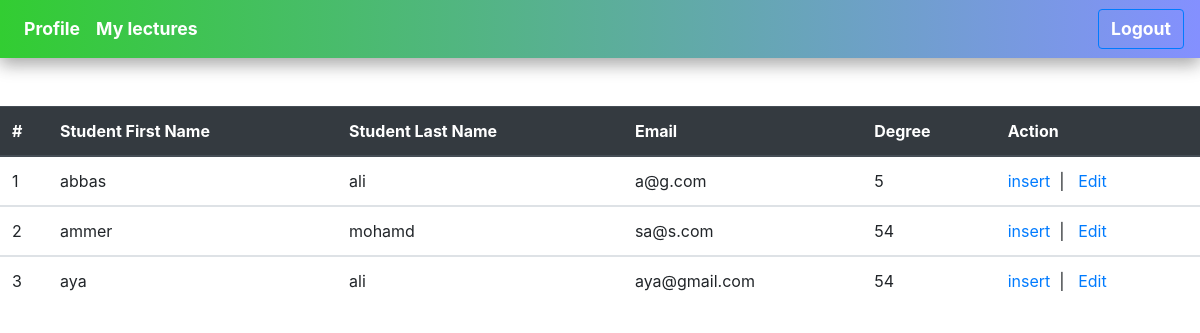
Page /LecTeacher/degrees.php?id=25 (signed in) on the committed database.
### tables this page shows
CREATE TABLE `student` (
  `ID_stu` int(11) NOT NULL,
  `stu_first_name` varchar(20) NOT NULL,
  `stu_last_name` varchar(20) NOT NULL,
  `stu_email` varchar(25) NOT NULL,
  `stu_user_name` varchar(20) NOT NULL,
  `stu_password` varchar(20) NOT NULL,
  `stu_age` date NOT NULL,
  `stu_address` varchar(20) NOT NULL,
  `stu_stage` int(11) NOT NULL,
  `stu_status` tinyint(4) NOT NULL,
  `corse` int(11) NOT NULL,
  `dep_id` int(11) DEFAULT NULL
);

CREATE TABLE `degrees` (
  `ID_deg` int(11) NOT NULL,
  `stu_id` int(11) DEFAULT NULL,
  `lec_lab_id` int(11) DEFAULT NULL,
  `deg_number` int(11) NOT NULL,
  `corse` int(11) NOT NULL
);

### LecTeacher/degrees.php (the view, shortened to what this page needs)
<?php
$host = "localhost";
$user = "root";
$password = "";
$db = "unvdb";
$link = mysqli_connect($host,$user,$password,$db);
$id1 = $_GET['id'];
?>
<!DOCTYPE html>
<html>
<head>
<link rel="stylesheet" href="https://cdnjs.cloudflare.com/ajax/libs/uikit/3.0.3/css/uikit.min.css" />
<link rel="stylesheet" href="https://stackpath.bootstrapcdn.com/bootstrap/4.2.1/css/bootstrap.min.css">
<link rel="stylesheet" href="../css/style3.css" type="text/css" >
</head>
<body>
<nav class="navbar navbar-expand-lg navbar-light bg-light navCol">
  <div class="collapse navbar-collapse " id="navbarNav">
    <ul class="navbar-nav">
    <li class="nav-item">
    <a class="nav-link " id="icol" href="../welcomeTeacher.php">Profile</a>
    </li>
      <li class="nav-item">
      <a class="nav-link " id="icol" href="lecT.php">My lectures</a>
      </li>
    </ul>
  </div>
  <button type="button" class="btn btn-outline-primary "> <a id="icol" href="../logOut.php">Logout</a></button>
</nav>
<?php
if ($_SESSION['email'] == true){
    $sql = "SELECT * FROM `lecture_lab` WHERE ID_lec_lab=$id1" ;
    $result = mysqli_query($link,$sql);
    foreach ($result as $initial){
        $stage= $initial['stageLec'];
        $id_dep= $initial['id_dep'];
        $corse= $initial['lec_lab_corse'];
       }
    $sql2 = "SELECT * FROM `student` WHERE stu_stage=$stage AND dep_id=$id_dep AND corse=$corse";
    $result2 = mysqli_query($link,$sql2);
?>
<br><br>
<table class="table">
  <thead class="thead-dark">
    <tr>
      <th scope="col" width="4%">#</th>
      <th scope="col" >Student First Name</th>
      <th scope="col" >Student Last Name</th>
      <th scope="col" >Email</th>
      <th scope="col" >Degree</th>
      <th scope="col" >Action</th>
    </tr>
  </thead>
       <?php
       if ($result2) {
           $i = 0;
           $Deg = 0;
           foreach ($result2 as $sdata) {
               $i++;
               $idStu = $sdata['ID_stu'];
               $cor = $sdata['corse'];
               $sqlDeg = "SELECT * FROM `degrees` WHERE `stu_id`= $idStu AND `lec_lab_id`=$id1 And `corse`= $cor";
               $resultD = mysqli_query($link,$sqlDeg);
               foreach ($resultD as $initialD){
                    $Deg= $initialD['deg_number'];
                  }
               ?>
<tbody>
    <tr>
    <td><?php echo $i;?></td>
                    <td><?php echo $sdata['stu_first_name']?></td>
                    <td><?php echo $sdata['stu_last_name']?></td>
                    <td><?php echo $sdata['stu_email']?></td>
                    <td><?php echo $Deg?></td>
                    <td>
                    <a  href="insertDegree.php?id1=<?php echo $sdata['ID_stu'];?>&id2=<?php echo $id1;?>">insert</a>&nbsp&nbsp|&nbsp&nbsp
                       <a  href="upDateDegree.php?id1=<?php echo $sdata['ID_stu'];?>&id2=<?php echo $id1;?>">Edit</a>
                    </td>
    </tr>
  </tbody>
           <?php } }else{?>
           <tr><td colspan="5"><h2>No data found</h2></td></tr>
       <?php } ?>
   </table>
<?php
}
else{
    header("location: loginTeacher.php");
}
?>
</body>
</html>

### css/style3.css (style rules this page uses)
.navCol { box-shadow: 0 6px 15px 0 rgba(0, 0, 0, 0.2), 0 6px 20px 0 rgba(0, 0, 0, 0.19); background-image: linear-gradient(to right, #32CD32 , #8490FF); }
#icol { color:white; font-size: 1.1rem; font-weight: bold; }

### rows in the picture
student: stu_first_name "abbas", stu_last_name "ali", stu_email "a@g.com", degrees.deg_number "5"
student: stu_first_name "ammer", stu_last_name "mohamd", stu_email "sa@s.com", degrees.deg_number "54"
student: stu_first_name "aya", stu_last_name "ali", stu_email "aya@gmail.com"
degrees: deg_number "54"
